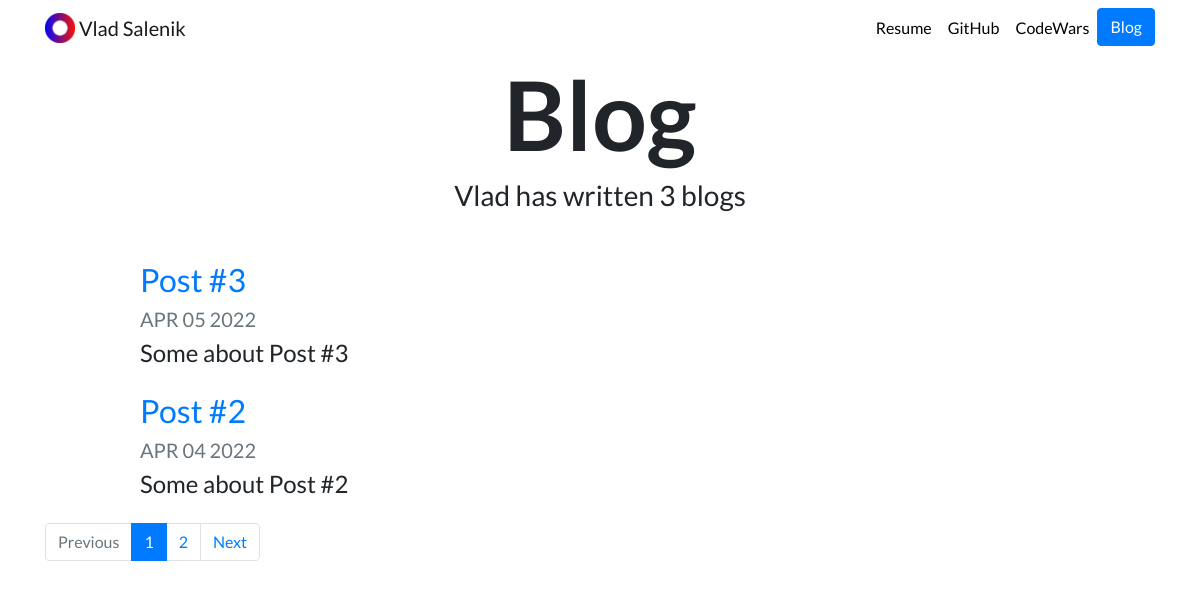
The page /blog/ on the database as committed earlier.
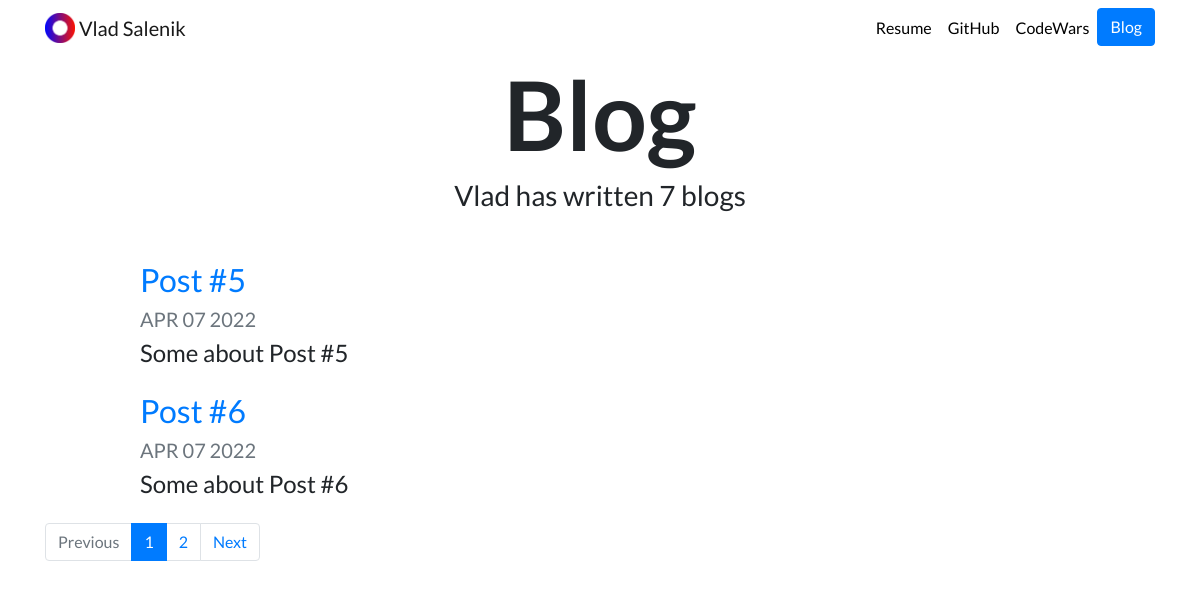
The same page on the database as committed later.
### blog/models.py (models this page shows, shortened)
class Blog(models.Model):
    title = models.CharField(max_length=200)
    description = models.TextField()
    date = models.DateField()

### blog/views.py (the view)
# urls.py: path('', views.posts_list, name='all_blogs'),
def posts_list(request):
    posts = Blog.objects.order_by('-date')
    how_much_posts_all = posts.count()
    how_much_posts_on_page = 2
    paginator = Paginator(posts, how_much_posts_on_page)
    page_number = request.GET.get('page', default=1)
    page = paginator.get_page(page_number)
    return render(request, 'blog/all_blogs.html', {'posts': page, 'pag': how_much_posts_all, 'pag_2': how_much_posts_on_page})

### blog/templates/blog/all_blogs.html
{% extends "portfolio/base.html" %}
{% load static %}
{% block content %}
<h1 id="blogtitle" class="font-weight-bold text-center">Blog</h1>
<h3 class="text-center mb-5">Vlad has written {{ pag }} blog{{ pag|pluralize }}</h3>
{% for post in posts %}
<div class="row justify-content-center my-3">
  <div class="col-md-10">
    <a href="{% url 'blog:detail' post.id %}">
      <h2>{{ post.title }}</h2>
    </a>
    <h5 class="text-muted">{{ post.date|date:'M d Y'|upper }}</h5>
    <h4>{{ post.description|striptags|truncatechars:100 }}</h4>
  </div>
</div>
{% endfor %}
{% if pag_2 < pag %}
    <nav aria-label="Page navigation">
      <ul class="pagination">
        {% if posts.has_previous %}
                <li class="page-item">
                  <a class="page-link" href="?page={{ posts.previous_page_number }}">Previous</a>
                </li>
        {% else %}
            <li class="page-item disabled">
                <a class="page-link" >Previous</a>
            </li>
        {% endif %}
        {% for p in posts.paginator.page_range %}
            {% if p == posts.number %}
                <li class="page-item active" aria-current="page">
                    <a class="page-link" href="?page={{ p }}">{{ p }}</a>
                </li>
            {% elif p > posts.number|add:-2 and p < posts.number|add:2 %}
                <li class="page-item">
                <a class="page-link" href="?page={{ p }}">{{ p }}</a>
                </li>
            {% endif %}
        {% endfor %}
        {% if posts.has_next %}
                <li class="page-item">
                  <a class="page-link" href="?page={{ posts.next_page_number }}">Next</a>
                </li>
        {% else %}
            <li class="page-item disabled">
                  <a class="page-link">Next</a>
            </li>
        {% endif %}
      </ul>
    </nav>
{% endif %}
{% endblock %}

Rows that differ between the two databases and show on the page:
no longer on this page (row unchanged): Blog: title "Post #3", date "APR 05 2022", description "Some about Post #3"
no longer on this page (row unchanged): Blog: title "Post #2", date "APR 04 2022", description "Some about Post #2"
added Blog: title "Post #5", date "APR 07 2022", description "Some about Post #5"
added Blog: title "Post #6", date "APR 07 2022", description "Some about Post #6"
Other text that changed with them:
{{ pag }}: "3" → "7"
